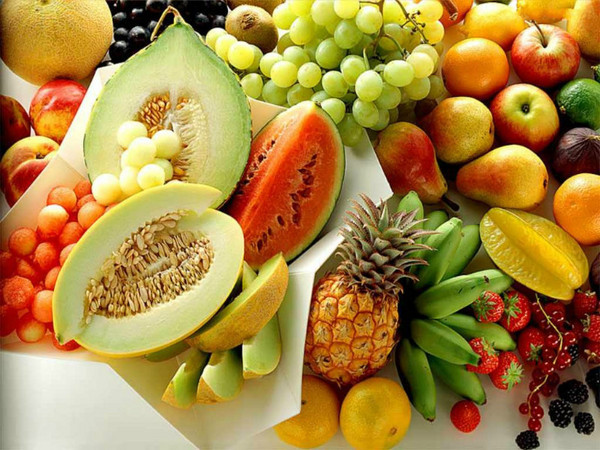
//> input picture 05_canny边缘检测/1.jpg, 600 x 450 px
$ ./5_Canny   (built with g++ and OpenCV 4)
//> lines starting //> are read from the running program, lines starting //| are printed output that depends on the picture
//--------------------------------------【程序说明】-------------------------------------------
//		程序说明：《OpenCV3编程入门》OpenCV3版书本配套示例程序05
//		程序描述：使用canny函数进行灰度边缘检测
//		开发测试所用操作系统： Windows 7 64bit
//		开发测试所用IDE版本：Visual Studio 2010
//		开发测试所用OpenCV版本：	3.0 beta
//		2014年11月 Created by @浅墨_毛星云
//		2014年11月 Revised by @浅墨_毛星云
//------------------------------------------------------------------------------------------------

//---------------------------------【头文件、命名空间包含部分】----------------------------
//		描述：包含程序所使用的头文件和命名空间
//-------------------------------------------------------------------------------------------------
#include <opencv2/opencv.hpp>
#include<opencv2/imgproc/imgproc.hpp>
using namespace cv;

//-----------------------------------【main( )函数】--------------------------------------------
//		描述：控制台应用程序的入口函数，我们的程序从这里开始
//-------------------------------------------------------------------------------------------------
int main( )
{
	//【0】载入原始图
	Mat srcImage = imread("1.jpg");  //工程目录下应该有一张名为1.jpg的素材图
//> srcImage is the input picture: 450 rows x 600 cols, CV_8UC3; mean B, G, R 65.6, 133.3, 167.6
	imshow("【原始图】Canny边缘检测", srcImage); 	//显示原始图
	Mat dstImage,edge,grayImage;	//参数定义

	//【1】创建与src同类型和大小的矩阵(dst)
	dstImage.create( srcImage.size(), srcImage.type() );

	//【2】将原图像转换为灰度图像
	//此句代码的OpenCV2版为：
	//cvtColor( srcImage, grayImage, CV_BGR2GRAY );
	//此句代码的OpenCV3版为：
	cvtColor( srcImage, grayImage, COLOR_BGR2GRAY );
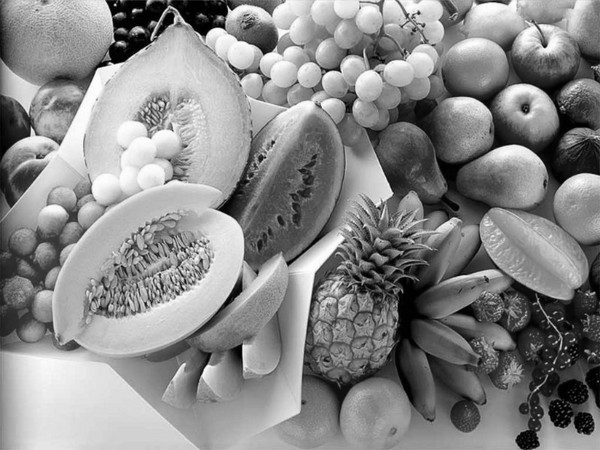
//> grayImage: 450 rows x 600 cols, CV_8UC1; min 0, max 255, mean 135.8

	//【3】先用使用 3x3内核来降噪
	blur( grayImage, edge, Size(3,3) );

	//【4】运行Canny算子
	Canny( edge, edge, 3, 9,3 );
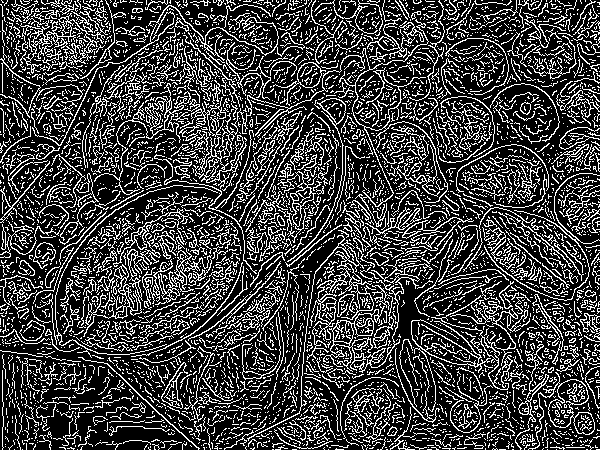
//> edge: 450 rows x 600 cols, CV_8UC1; 25.2% white in thin lines or dots

	//【5】显示效果图
	imshow("【效果图】Canny边缘检测", edge);

	waitKey(0);

	return 0;
}
